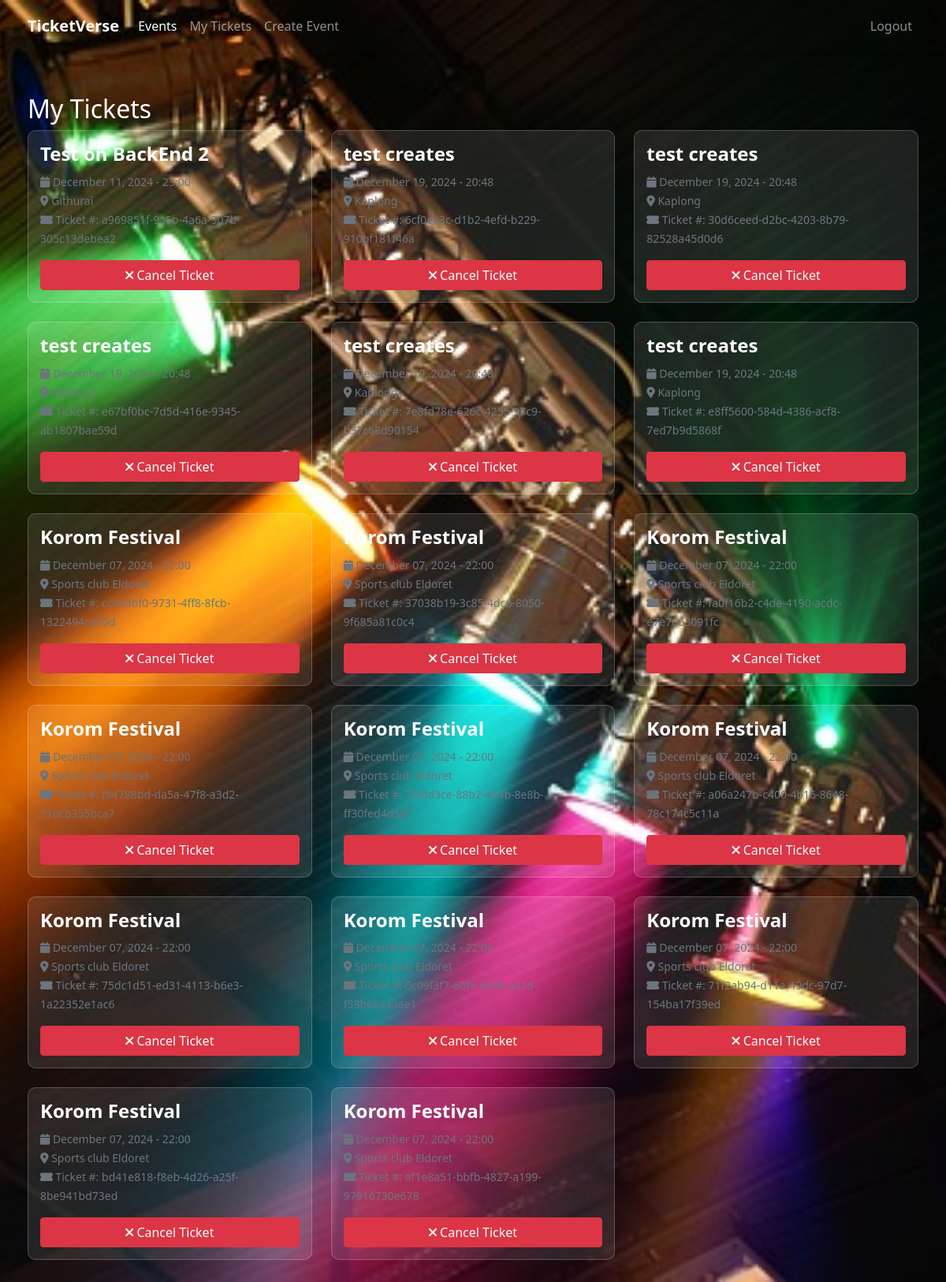
Before: /my-tickets/ (signed in) with the older database file.
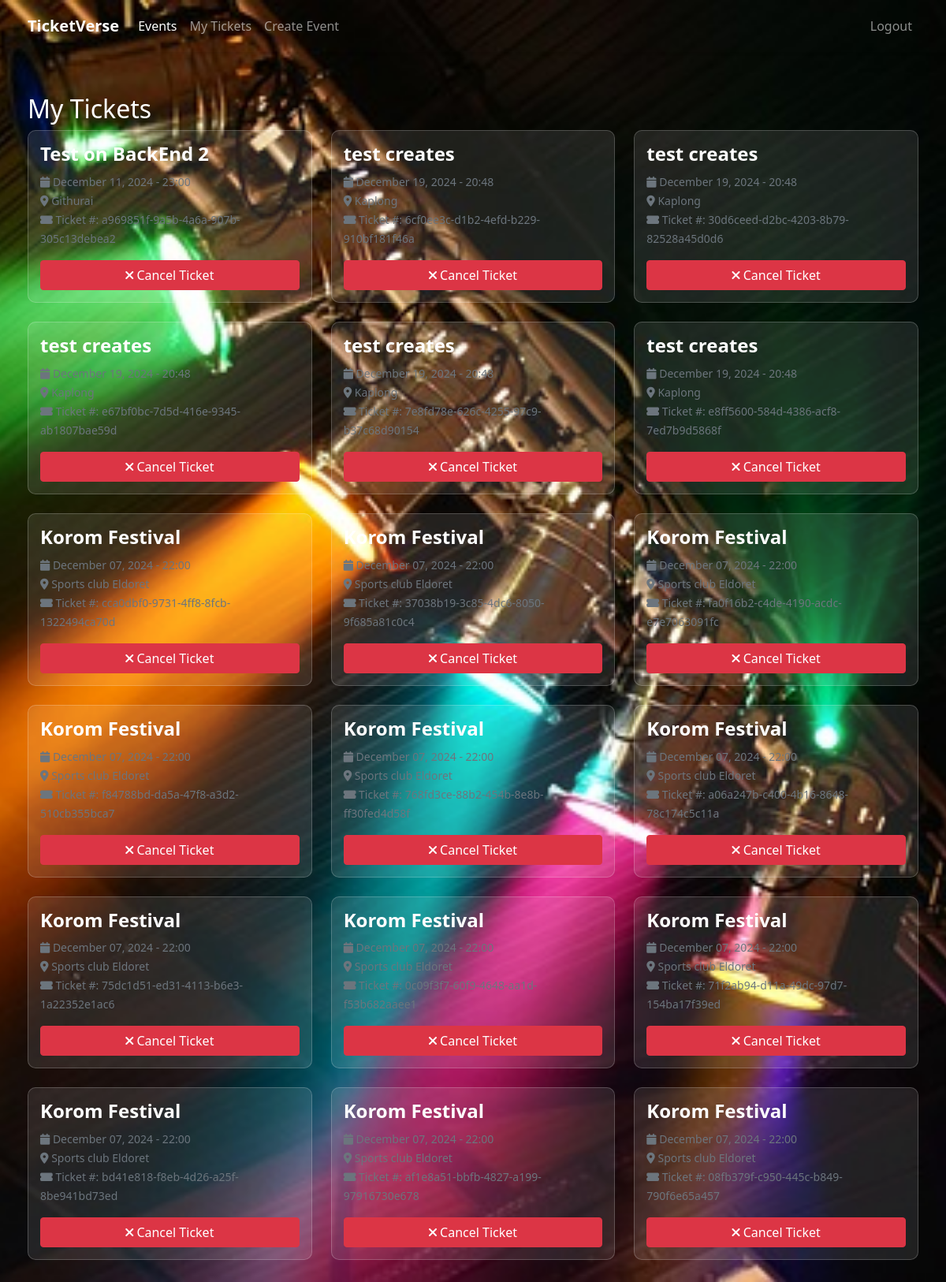
After: the same page with the newer database file.
### events/models.py (models this page shows, shortened)
class Ticket(models.Model):
    event = models.ForeignKey(Event, on_delete=models.CASCADE)
    user = models.ForeignKey(User, on_delete=models.CASCADE)
    purchase_date = models.DateTimeField(auto_now_add=True)
    ticket_number = models.UUIDField(default=uuid.uuid4, editable=False)
    is_cancelled = models.BooleanField(default=False)

class Event(models.Model):
    title = models.CharField(max_length=200)
    description = models.TextField()
    date = models.DateTimeField()
    venue = models.CharField(max_length=200)
    capacity = models.PositiveIntegerField()
    price = models.DecimalField(max_digits=10, decimal_places=2)
    created_by = models.ForeignKey(User, on_delete=models.CASCADE)
    created_at = models.DateTimeField(auto_now_add=True)
    updated_at = models.DateTimeField(auto_now=True)

### events/views.py (the view)
# urls.py: path('my-tickets/', views.my_tickets, name='my-tickets'),
@login_required
def my_tickets(request):
    tickets = Ticket.objects.filter(user=request.user, is_cancelled=False)
    return render(request, 'events/my_tickets.html', {'tickets': tickets})

### templates/events/my_tickets.html
{% extends "base.html" %}
{% block content %}
<h2>My Tickets</h2>
<div class="row">
    {% for ticket in tickets %}
        <div class="col-md-4 mb-4">
            <div class="card">
                <div class="card-body">
                    <h5 class="card-title">{{ ticket.event.title }}</h5>
                    <p class="card-text">
                        <small class="text-muted">
                            <i class="fas fa-calendar"></i> {{ ticket.event.date|date:"F d, Y - H:i" }}
                            <br>
                            <i class="fas fa-map-marker-alt"></i> {{ ticket.event.venue }}
                            <br>
                            <i class="fas fa-ticket-alt"></i> Ticket #: {{ ticket.ticket_number }}
                        </small>
                    </p>
                    <a href="{% url 'cancel-ticket' ticket.id %}" class="btn btn-danger">
                        <i class="fas fa-times"></i> Cancel Ticket
                    </a>
                </div>
            </div>
        </div>
    {% empty %}
        <div class="col-12">
            <p>You haven't purchased any tickets yet.</p>
        </div>
    {% endfor %}
</div>
{% endblock content %}

Changed rows visible on the page:
added Ticket: event "Korom Festival", event "December 07, 2024 - 22:00", event.venue "Sports club Eldoret", ticket_number "08fb379f-c950-445c-b849-790f6e65a457"
